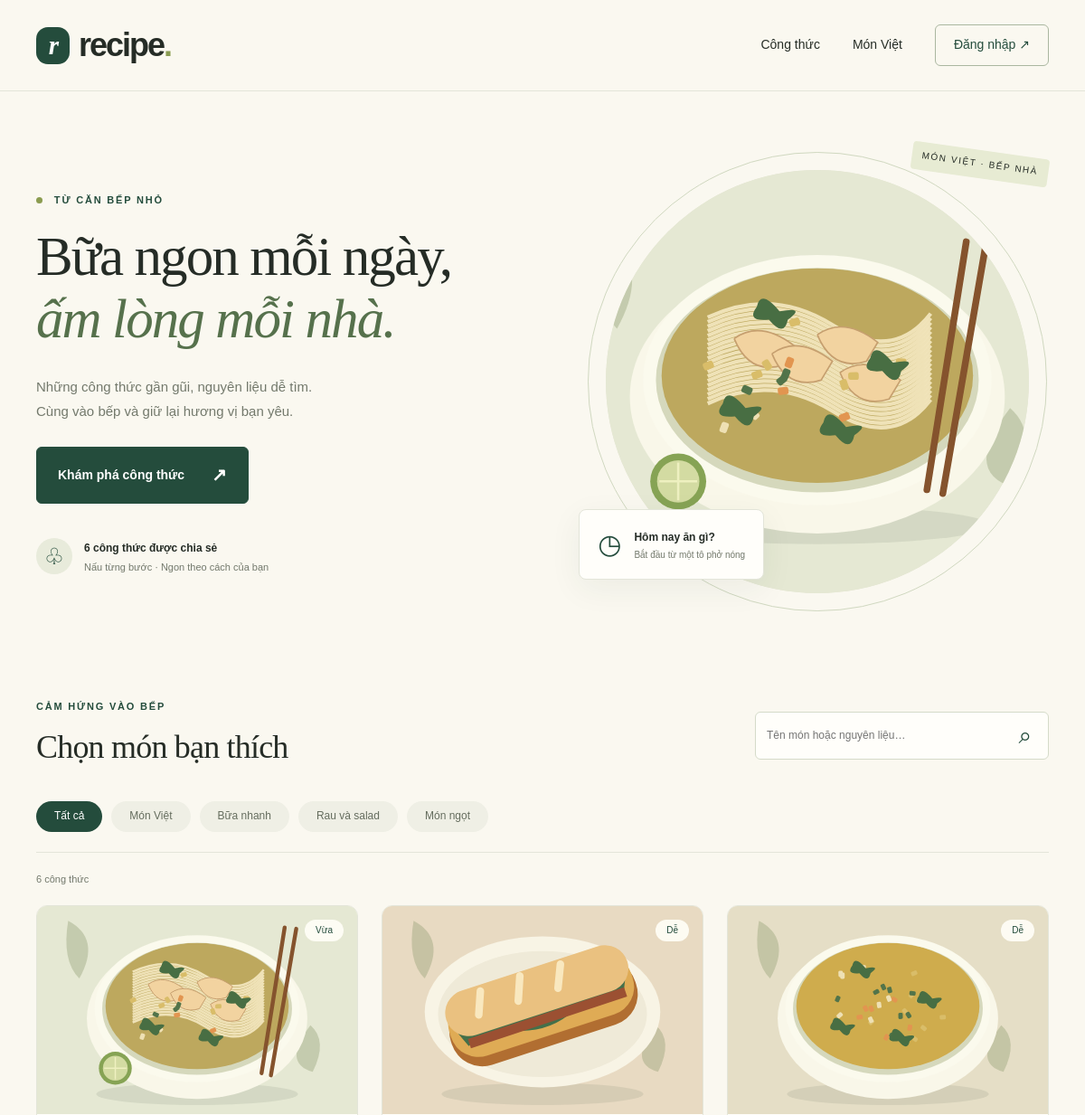
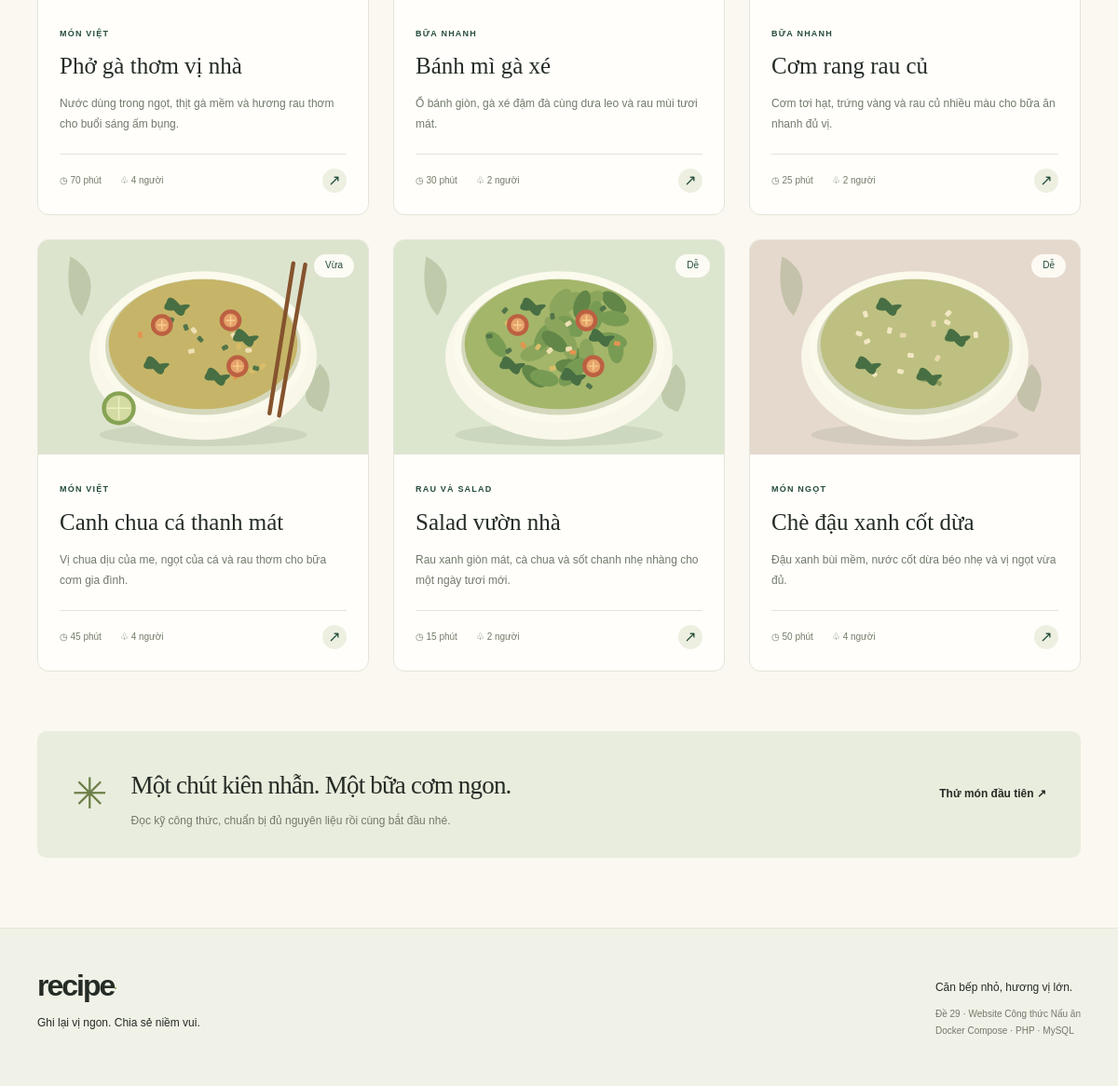
/app/src/index.php, run on the app's committed database (2 pictures, top to bottom).
### tables this page shows
CREATE TABLE IF NOT EXISTS categories (id INT PRIMARY KEY, name VARCHAR(80) NOT NULL UNIQUE);

CREATE TABLE IF NOT EXISTS recipes (
 id INT AUTO_INCREMENT PRIMARY KEY, title VARCHAR(255) NOT NULL, description TEXT NOT NULL,
 category_id INT NOT NULL, prep_minutes SMALLINT UNSIGNED NOT NULL DEFAULT 0,
 cook_minutes SMALLINT UNSIGNED NOT NULL DEFAULT 0, servings TINYINT UNSIGNED NOT NULL DEFAULT 2,
 difficulty VARCHAR(20) NOT NULL DEFAULT 'Dễ', illustration VARCHAR(30) NOT NULL DEFAULT 'pho',
 is_deleted BOOLEAN NOT NULL DEFAULT 0, created_at TIMESTAMP DEFAULT CURRENT_TIMESTAMP,
 updated_at TIMESTAMP DEFAULT CURRENT_TIMESTAMP ON UPDATE CURRENT_TIMESTAMP,
 CONSTRAINT fk_category FOREIGN KEY(category_id) REFERENCES categories(id), INDEX idx_category(category_id,is_deleted)
);

### app/src/bootstrap.php (called while the page is built, shortened)
<?php
function e(mixed $value): string { return htmlspecialchars((string)$value, ENT_QUOTES | ENT_SUBSTITUTE, 'UTF-8'); }
function db(): PDO {
    static $pdo;
    if (!$pdo) {
        $pdo = new PDO('mysql:host=' . getenv('DB_HOST') . ';dbname=' . getenv('DB_NAME') . ';charset=utf8mb4', getenv('DB_USER'), getenv('DB_PASSWORD'), [PDO::ATTR_ERRMODE=>PDO::ERRMODE_EXCEPTION, PDO::ATTR_DEFAULT_FETCH_MODE=>PDO::FETCH_ASSOC, PDO::ATTR_EMULATE_PREPARES=>false]);
    }
    return $pdo;
}
function categories(): array { return db()->query('SELECT * FROM categories ORDER BY id')->fetchAll(); }
function image_for(string $key): string {
    return '/assets/'.(in_array($key,['pho','banh-mi','com-rang','canh-chua','salad','che'],true)?$key:'pho').'.svg';
}

### app/src/index.php (the view, shortened to what this page needs)
<?php
require __DIR__.'/bootstrap.php';
$page=is_string($_GET['page']??null)?$_GET['page']:'';
$selected=isset($_GET['recipe'])?(int)$_GET['recipe']:0;
$detail=$selected?recipe($selected):false;
require __DIR__.'/header.php';
if($detail): ?>
<a class="back" href="/">← Khám phá công thức</a>
<article class="detail-hero"><div><span class="eyebrow"><?=e($detail['category'])?></span><h1><?=e($detail['title'])?></h1><p class="lead"><?=e($detail['description'])?></p><div class="facts"><span>◷ <?=e($detail['prep_minutes']+$detail['cook_minutes'])?> phút</span><span>♧ <?=e($detail['servings'])?> người</span><span><?=e($detail['difficulty'])?></span></div><button class="button secondary" onclick="window.print()">In công thức</button></div><img src="<?=e(image_for($detail['illustration']))?>" alt="Minh họa <?=e($detail['title'])?>"></article>
<div class="recipe-body"><aside class="ingredients"><span class="eyebrow">CHUẨN BỊ</span><h2>Nguyên liệu</h2><p>Cho <?=e($detail['servings'])?> người · Sơ chế <?=e($detail['prep_minutes'])?> phút</p><?php foreach(items('ingredients',$selected) as $i):?><label><input type="checkbox"> <span><?=e($i['name'])?></span></label><?php endforeach;?></aside><section class="steps"><span class="eyebrow">VÀO BẾP</span><h2>Cách thực hiện</h2><?php foreach(items('steps',$selected) as $i):?><div class="step"><b><?=e($i['position'])?></b><p><?=e($i['instruction'])?></p></div><?php endforeach;?><p class="note">Nấu chín kỹ thực phẩm, dùng dụng cụ sạch và điều chỉnh gia vị theo khẩu vị.</p></section></div>
<?php elseif($page==='edit'):
$id=(int)($_POST['id']??$_GET['id']??0);$r=$id?recipe($id):[];
if($id&&!$r){http_response_code(404);echo '<h1>Không tìm thấy công thức</h1>';} elseif($page==='notfound'):?><section class="empty"><h1>Chưa tìm thấy món này</h1><p>Công thức có thể đã được lưu trữ.</p><a class="button" href="/">Về trang chủ</a></section>
<?php else:
$q=is_string($_GET['q']??null)?trim($_GET['q']):'';$category=(int)($_GET['category']??0);$params=[];$where='r.is_deleted=0';
$s=db()->prepare('SELECT r.*,c.name category FROM recipes r JOIN categories c ON c.id=r.category_id WHERE '.$where.' ORDER BY r.id');$s->execute($params);$recipes=$s->fetchAll();$count=db()->query('SELECT COUNT(*) FROM recipes WHERE is_deleted=0')->fetchColumn(); ?>
<section class="hero"><div class="hero-copy"><span class="eyebrow"><span class="tiny-dot"></span> TỪ CĂN BẾP NHỎ</span><h1>Bữa ngon mỗi ngày,<br><em>ấm lòng mỗi nhà.</em></h1><p>Những công thức gần gũi, nguyên liệu dễ tìm.<br>Cùng vào bếp và giữ lại hương vị bạn yêu.</p><a class="button" href="#cong-thuc">Khám phá công thức <span>↗</span></a><div class="hero-proof"><span class="mini-chef">♧</span><div><b><?=e($count)?> công thức được chia sẻ</b><small>Nấu từng bước · Ngon theo cách của bạn</small></div></div></div><div class="hero-art"><img src="/assets/pho.svg" alt="Minh họa tô phở gà với rau thơm"><div class="floating-label"><span>◷</span><div><b>Hôm nay ăn gì?</b><small>Bắt đầu từ một tô phở nóng</small></div></div><span class="art-caption">MÓN VIỆT · BẾP NHÀ</span></div></section>
<section id="cong-thuc"><div class="section-heading"><div><span class="eyebrow">CẢM HỨNG VÀO BẾP</span><h2>Chọn món bạn thích</h2></div><form class="search" action="/#cong-thuc" method="get"><label class="sr-only" for="q">Tìm món ăn hoặc nguyên liệu</label><input id="q" name="q" value="<?=e($q)?>" placeholder="Tên món hoặc nguyên liệu…"><button type="submit" aria-label="Tìm công thức">⌕</button></form></div><nav class="filters" aria-label="Danh mục món ăn"><a class="<?=$category===0?'active':''?>" href="/?q=<?=e(urlencode($q))?>#cong-thuc">Tất cả</a><?php foreach(categories() as $c):?><a class="<?=$category===$c['id']?'active':''?>" href="/?category=<?=e($c['id'])?>&q=<?=e(urlencode($q))?>#cong-thuc"><?=e($c['name'])?></a><?php endforeach;?></nav><p class="result-count"><?=e(count($recipes))?> công thức<?=$q!==''?' cho “'.e($q).'”':''?></p><div class="cards"><?php foreach($recipes as $r):?><article class="card"><a class="card-image" href="/?recipe=<?=e($r['id'])?>"><img src="<?=e(image_for($r['illustration']))?>" alt="Minh họa <?=e($r['title'])?>"><span class="difficulty"><?=e($r['difficulty'])?></span></a><div class="card-body"><span class="eyebrow"><?=e($r['category'])?></span><h3><a href="/?recipe=<?=e($r['id'])?>"><?=e($r['title'])?></a></h3><p><?=e($r['description'])?></p><div class="card-meta"><span>◷ <?=e($r['prep_minutes']+$r['cook_minutes'])?> phút</span><span>♧ <?=e($r['servings'])?> người</span><a aria-label="Xem <?=e($r['title'])?>" href="/?recipe=<?=e($r['id'])?>">↗</a></div></div></article><?php endforeach;?></div><?php if(!$recipes):?><div class="empty"><h3>Chưa tìm thấy công thức phù hợp</h3><p>Thử một nguyên liệu khác hoặc xem tất cả món ăn.</p><a href="/">Xem tất cả</a></div><?php endif;?></section>
<section class="kitchen-note"><span>✳</span><div><h2>Một chút kiên nhẫn. Một bữa cơm ngon.</h2><p>Đọc kỹ công thức, chuẩn bị đủ nguyên liệu rồi cùng bắt đầu nhé.</p></div><a href="/?recipe=1">Thử món đầu tiên ↗</a></section>
<?php endif;require __DIR__.'/footer.php'; ?>

### app/src/header.php
<!doctype html><html lang="vi"><head><meta charset="utf-8"><meta name="viewport" content="width=device-width,initial-scale=1"><meta name="description" content="Recipe chia sẻ công thức món Việt, nguyên liệu và các bước nấu ăn cho bữa cơm nhà."><title><?=e($title)?> · Recipe</title><link rel="stylesheet" href="/assets/style.css"></head><body><a class="skip" href="#main">Đến nội dung</a><header class="site-header"><div class="shell nav"><a class="brand" href="/"><span class="brand-icon">r</span>recipe<span class="brand-dot">.</span></a><nav aria-label="Điều hướng chính"><a href="/#cong-thuc">Công thức</a><a href="/?category=1#cong-thuc">Món Việt</a><?php if(!empty($_SESSION['user_id'])):?><a class="nav-admin" href="/?page=admin">Góc quản trị ↗</a><form method="post"><?php csrf_field();?><input type="hidden" name="action" value="logout"><button class="text-button">Đăng xuất</button></form><?php else:?><a class="nav-admin" href="/?page=login">Đăng nhập ↗</a><?php endif;?></nav></div></header><main id="main" class="shell">

### app/src/footer.php
</main><footer><div class="shell footer-inner"><div><a class="brand" href="/">recipe<span class="brand-dot">.</span></a><p>Ghi lại vị ngon. Chia sẻ niềm vui.</p></div><div><span>Căn bếp nhỏ, hương vị lớn.</span><small>Đề 29 · Website Công thức Nấu ăn<br>Docker Compose · PHP · MySQL</small></div></div></footer></body></html>

### data on the page
categories: name "Món Việt"
categories: name "Bữa nhanh"
categories: name "Rau và salad"
categories: name "Món ngọt"
recipes: shows a picture, difficulty "Vừa", category.name "MÓN VIỆT", title "Phở gà thơm vị nhà", description "Nước dùng trong ngọt, thịt gà mềm và hương rau thơm cho buổi sáng ấm bụng.", $r['prep_minutes']+$r['cook_minutes'] "70", servings "4"
recipes: illustration (picture), difficulty "Dễ", category.name "BỮA NHANH", title "Bánh mì gà xé", description "Ổ bánh giòn, gà xé đậm đà cùng dưa leo và rau mùi tươi mát.", $r['prep_minutes']+$r['cook_minutes'] "30", servings "2"
recipes: illustration (picture), difficulty "Dễ", category.name "BỮA NHANH", title "Cơm rang rau củ", description "Cơm tơi hạt, trứng vàng và rau củ nhiều màu cho bữa ăn nhanh đủ vị.", $r['prep_minutes']+$r['cook_minutes'] "25", servings "2"
recipes: illustration (picture), difficulty "Vừa", category.name "MÓN VIỆT", title "Canh chua cá thanh mát", description "Vị chua dịu của me, ngọt của cá và rau thơm cho bữa cơm gia đình.", $r['prep_minutes']+$r['cook_minutes'] "45", servings "4"
recipes: illustration (picture), difficulty "Dễ", category.name "RAU VÀ SALAD", title "Salad vườn nhà", description "Rau xanh giòn mát, cà chua và sốt chanh nhẹ nhàng cho một ngày tươi mới.", $r['prep_minutes']+$r['cook_minutes'] "15", servings "2"
recipes: shows a picture, difficulty "Dễ", category.name "MÓN NGỌT", title "Chè đậu xanh cốt dừa", description "Đậu xanh bùi mềm, nước cốt dừa béo nhẹ và vị ngọt vừa đủ.", $r['prep_minutes']+$r['cook_minutes'] "50", servings "4"

### other printed values
$count "6"
count($recipes) "6"
